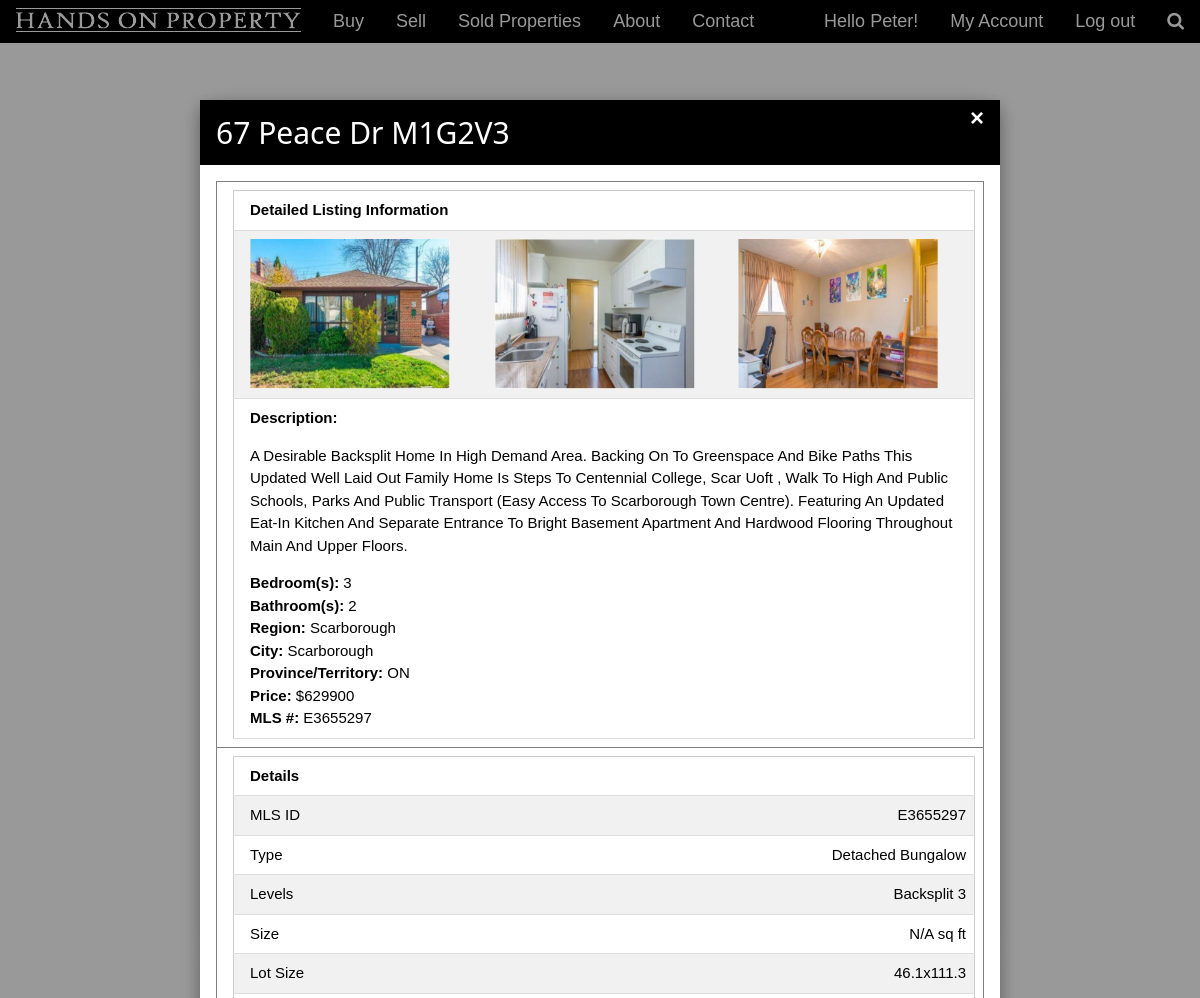
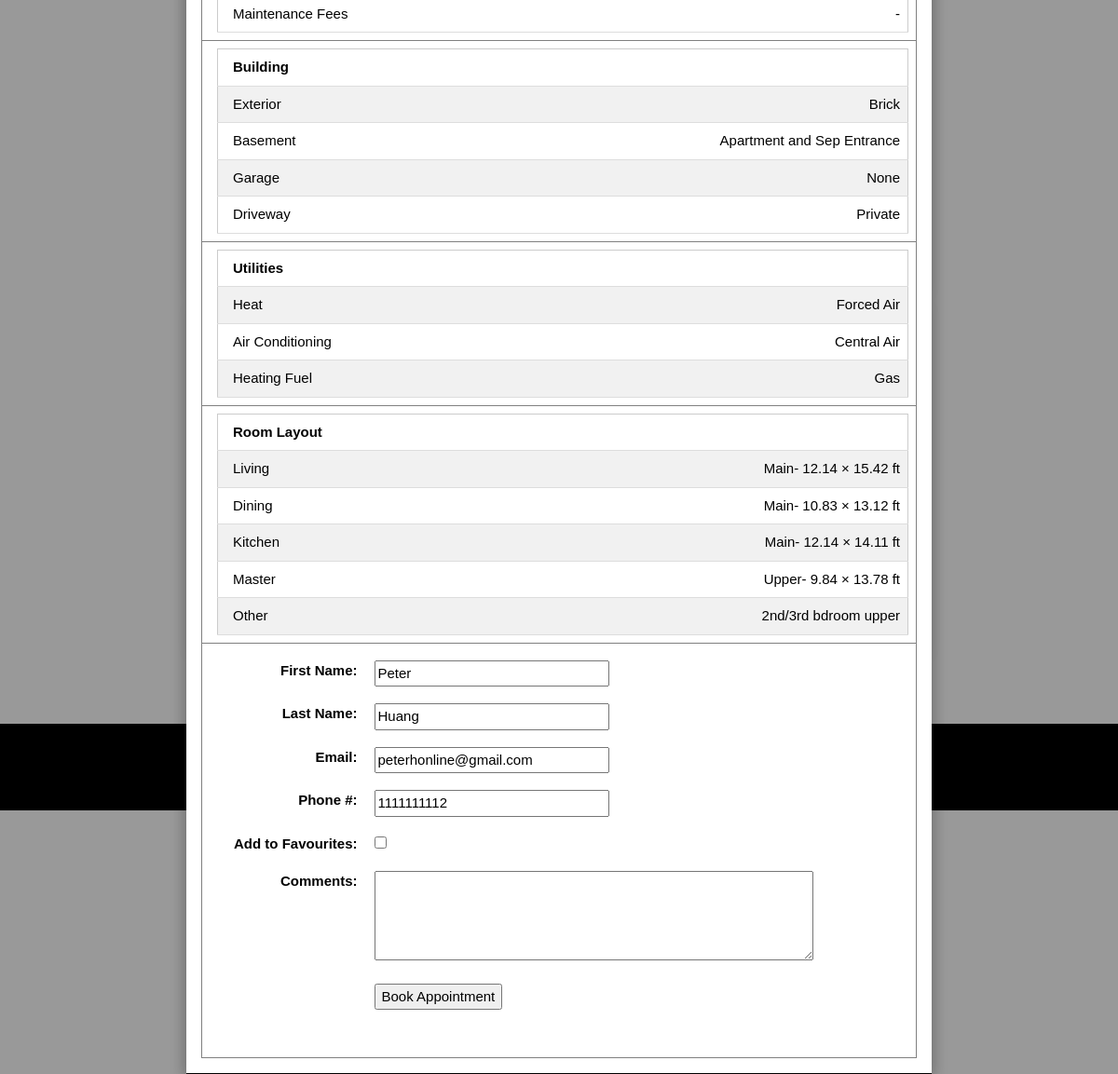
Page /myaccount.php?user=peterhonline@gmail.com&type=favourite_house_listing&action=view&mls_id=E3655297&status=active (signed in) on the committed database (2 pictures, top to bottom).
### tables this page shows
CREATE TABLE IF NOT EXISTS `user` (
  `id` int(9) NOT NULL,
  `first_name` varchar(50) NOT NULL,
  `last_name` varchar(50) NOT NULL,
  `email` varchar(50) NOT NULL,
  `phone_num` varchar(11) NOT NULL,
  `password` varchar(100) NOT NULL,
  `role` varchar(30) NOT NULL
);

CREATE TABLE IF NOT EXISTS `property` (
  `id` int(9) NOT NULL,
  `street_num` int(5) NOT NULL,
  `street_name` varchar(50) NOT NULL,
  `unit_num` varchar(4) NOT NULL,
  `postal_code` varchar(10) NOT NULL,
  `description` varchar(1000) NOT NULL,
  `num_of_bedroom` int(2) NOT NULL,
  `num_of_bathroom` int(2) NOT NULL,
  `region` varchar(50) NOT NULL,
  `city` varchar(50) NOT NULL,
  `province_territory` varchar(50) NOT NULL,
  `price` int(9) NOT NULL,
  `mls_id` varchar(10) NOT NULL,
  `latitude` decimal(11,6) NOT NULL,
  `longitude` decimal(11,6) NOT NULL
);

CREATE TABLE IF NOT EXISTS `property_images` (
  `id` int(11) NOT NULL,
  `image_path` varchar(150) NOT NULL,
  `mls_id` varchar(10) NOT NULL
);

CREATE TABLE IF NOT EXISTS `property_details` (
  `id` int(9) NOT NULL,
  `type` varchar(50) NOT NULL,
  `levels` varchar(50) NOT NULL,
  `size` varchar(10) NOT NULL,
  `lot_size` varchar(10) NOT NULL,
  `maintenance_fee` varchar(10) NOT NULL,
  `mls_id` varchar(10) NOT NULL
);

CREATE TABLE IF NOT EXISTS `property_exterior` (
  `id` int(9) NOT NULL,
  `exterior` varchar(50) NOT NULL,
  `basement` varchar(50) NOT NULL,
  `garage` varchar(50) NOT NULL,
  `driveway` varchar(50) NOT NULL,
  `mls_id` varchar(50) NOT NULL
);

CREATE TABLE IF NOT EXISTS `property_utilities` (
  `id` int(9) NOT NULL,
  `heat` varchar(30) NOT NULL,
  `air_conditioning` varchar(30) NOT NULL,
  `heating_fuel` varchar(30) NOT NULL,
  `mls_id` varchar(10) NOT NULL
);

CREATE TABLE IF NOT EXISTS `property_layout` (
  `id` int(9) NOT NULL,
  `living` varchar(50) NOT NULL,
  `dining` varchar(50) NOT NULL,
  `kitchen` varchar(50) NOT NULL,
  `master` varchar(50) NOT NULL,
  `other` varchar(50) NOT NULL,
  `mls_id` varchar(10) NOT NULL
);

### myaccount.php (the view, shortened to what the rows shown need)
<?php
	include("library.php");
	$email = $_SESSION['user'];
	showHeader("Hands on Property Sell My Account", "", 1 , $email);
	getDetailedListing();
	if(isset($_GET['mls_id']) && isset($_GET['type']) && isset($_GET['action'])){
		if($_GET['type'] == "favourite_house_listing" && $_GET['action'] == "view"){
			echo "
			<script type='text/javascript'>
				var d = document.getElementById('detailedListingModal').style.display='block';
			</script>
			<br />
			";
		}
	}
?>
<div class="w3-content" style="max-height:100%;max-width:2000px;margin-top:0px">
  <div class="w3-container w3-content w3-center w3-padding-64" style="max-width:70%;max-height=100%" id="mypersonalaccount">
	<div class='w3-card-4 w3-margin'>
		<h2 class="w3-wide">Personal Details</h2>
	</div>
	<div class='w3-card-4 w3-margin'>
		<h2 class="w3-wide">Appointments</h2>
		<table class='w3-table-all' border='0'>
			<tr>
				<th>Reference ID</th>
				<th>Property ID</th>
				<th>Appointment Date Submission</th>
				<th>User commments</th>
				<th>Status</th>
				<th>Actions</th>
			</tr>
		</table>
		</div>
	<div class='w3-card-4 w3-margin'>
		<h2 class="w3-wide">Saved Search Property Preferences</h2>
		<table class='w3-table-all' border='0'>
			<tr>
				<th>ID</th>
				<th>Region</th>
				<th>Home Type</th>
				<th>Min Price</th>
				<th>Max Price</th>
				<th>Exterior</th>
				<th>Status</th>
				<th>Actions</th>
			</tr>
		</table>
	</div>
	<div class='w3-card-4 w3-margin'>
		<h2 class="w3-wide">Favourite Property Listings</h2>
		<table class='w3-table-all' border='0'>
			<tr>
				<th>ID</th>
				<th>Property ID</th>
				<th>Status</th>
				<th>Actions</th>
			</tr>
		</table>
		</div>
  </div>
</div>
<?php
	showFooter();
?>

### library.php (shortened to what the rows shown need)
<?php
	function showHeader($title, $body_css, $logout, $username){
		echo "<!DOCTYPE html><html>
		<title>".$title."</title>
		<meta name='viewport' content='width=device-width, initial-scale=1'>
		<link rel='stylesheet' type='text/css' href='./css/w3.css'>
		<link rel='stylesheet' type='text/css' href='./css/kalvin.css'>
		<link rel='stylesheet' href='https://fonts.googleapis.com/icon?family=Material+Icons'>
		<link rel='stylesheet' href='https://cdnjs.cloudflare.com/ajax/libs/font-awesome/4.7.0/css/font-awesome.min.css'>
		";
		echo "
		<script type='text/javascript' src='./js/library.js'></script>
		<script type='text/javascript' src='./js/kalvin.js'></script>
		<body ".$body_css.">
		";
		echo "
			<div class='w3-top'>
			<div class='w3-center'>
				<ul class='w3-navbar w3-black w3-large w3-left-align'>
				  <!--<li class='w3-hide-medium w3-hide-large w3-opennav w3-right'>
					<a class='w3-padding-large' href='javascript:void(0)' onclick='myFunction()' title='Toggle Navigation Menu'><i class='fa fa-bars'></i></a>
				  </li>-->
					<li class='w3-hide-small'><a class='w3-hover-none' href='index.php'><img src='./img/logo.png' border='0' /></a></li>
					<li class='w3-hide-small'><a href='buyproperty.php'>Buy</a></li>
					<li class='w3-hide-small'><a href='sellproperty.php'>Sell</a></li>
					<li class='w3-hide-small'><a href='historylist.php'>Sold Properties</a></li>
					<li class='w3-hide-small'><a href='aboutus.php'>About</a></li>
					<li class='w3-hide-small'><a href='contactus.php'>Contact</a></li>
					<li class='w3-right w3-hide-small'><a href='javascript:void(0)' class='w3-hover-red'><i class='fa fa-search'></i></a>
		";
		if($logout == 0){
			echo "
					<li class='w3-right w3-hide-small'><a href='#' class='w3-hover-red'
						onclick=\"document.getElementById('signUpModal').style.display='block';
						document.forms['SignUpForm']['firstName'].value = '';
						document.forms['SignUpForm']['lastName'].value = '';
						document.forms['SignUpForm']['email'].value = '';
						document.forms['SignUpForm']['phone_num'].value = '';
						document.forms['SignUpForm']['passWord'].value = '';
						document.getElementById('signup_msg').innerHTML = '';
						\">Sign up</a></li>
					<li class='w3-right w3-hide-small'><a href='#' class='w3-hover-red'
							onclick=\"document.getElementById('loginModal').style.display='block';
							document.forms['LoginForm']['userName'].value='';
							document.forms['LoginForm']['passWord'].value='';
							document.getElementById('login_msg').innerHTML='';
						\">Login</a></li>
				</ul>
			</div>
			</div>
			";
		}
		else{
	$db = "";
	$table = "user";
	$server = "localhost";
	$user = "";
	$pass = "";
			$conn = mysqli_connect($server, $user, $pass, $db);
			$query = "select * from $table where email='$username'";
			$results = mysqli_query($conn, $query);
			$value = mysqli_fetch_object($results);
			$firstName = $value->first_name;
			echo "
				<li class='w3-right w3-hide-small'><a href='logout.php'>Log out</a></li>
				<li class='w3-right w3-hide-small'><a href='myaccount.php'>My Account</a></li>
				<li class='w3-right w3-hide-small w3-navitem'>Hello ".$firstName."!</li>
				</ul>
			</div>
			</div>
			";
		}
	}
	function loginModal(){
		function getDetailedListing(){
			if(isset($_GET['mls_id'])){
				$db = "transitc_reo";
				$server = "localhost";
				$user = "transitc_reo";
				$pass = "hopishere";
				$mls_id = $_GET['mls_id'];
				$conn = mysqli_connect($server, $user, $pass, $db);
				$arr = array(array());
				$counter = 0;
				$query_detailed_listing = "select street_num, street_name, postal_code, description, region, city, province_territory, price, num_of_bedroom, num_of_bathroom, latitude, longitude from property where mls_id = '$mls_id'";
				if($results = mysqli_query($conn, $query_detailed_listing)){
					while($row = mysqli_fetch_row($results)){
					$arr[$counter][0] = $row[10];
					$arr[$counter][1] = $row[11];
					$counter++;
					echo "
					<div id=\"detailedListingModal\" class=\"w3-modal\">
					<div class=\"w3-modal-content w3-animate-top w3-card-8\" style=\"max-width:800px\">
					  <header class=\"w3-container w3-black\">
						<span onclick=\"document.getElementById('detailedListingModal').style.display='none'\"
						class=\"w3-closebtn\">&times;</span>
						<h2>".$row[0]. " " .$row[1]. " " .$row[2]. "</h2>
					  </header>
					  <div class=\"w3-container w3-padding-16 w3-center\">
					  <table class='w3-table' border='1'>
					  ";
					echo "<tr><td>
								<table class='w3-table-all' style='width:100%'>
								<tr>
									<td colspan='3'><b>Detailed Listing Information</b></td>
								</tr>
								<tr>
					";
							$image_query = "select image_path from property_images where mls_id = '$mls_id'";
							if($image_results = mysqli_query($conn, $image_query)){
								while($image_row = mysqli_fetch_row($image_results)){
								$image_path = $image_row[0];
								echo "<td><img src='$image_path' width='200' height='150' /></td>";
							}
						}
					echo "
									<tr>
										<td colspan='3'>
										<b>Description: </b>
										<p>".$row[3]."</p>
										<b>Bedroom(s): </b>".$row[8]."<br />
										<b>Bathroom(s): </b>".$row[9]."<br />
										<b>Region: </b>".$row[4]."<br />
										<b>City: </b>".$row[5]."<br />
										<b>Province/Territory: </b>".$row[6]."<br />
										<b>Price: </b>$".$row[7]."<br />
										<b>MLS #: </b>".$mls_id."<br />
										</td>
									</tr>
									</table>
					</td></tr>";
					}
				}
				$query_detailed_listing = "select mls_id, type, levels, size, lot_size, maintenance_fee from property_details where mls_id = '$mls_id'";
				if($results = mysqli_query($conn, $query_detailed_listing)){
					while($row = mysqli_fetch_row($results)){
						echo "<tr>
							<td>
								<table class='w3-table-all' style='width:100%'>
									<tr>
										<td colspan='2'><b>Details</b></td>
									</tr>
									<tr><td class='w3-left'>MLS ID</td>
										<td class='w3-right'>".$row[0]."</td>
									</tr>
									<tr><td class='w3-left'>Type</td>
										<td class='w3-right'>".$row[1]."</td>
									</tr>
									<tr><td class='w3-left'>Levels</td>
										<td class='w3-right'>".$row[2]."</td>
									</tr>
									<tr><td class='w3-left'>Size</td>
										<td class='w3-right'>".$row[3]."</td>
									</tr>
									<tr><td class='w3-left'>Lot Size</td>
										<td class='w3-right'>".$row[4]."</td>
									</tr>
									<tr><td class='w3-left'>Maintenance Fees</td>
										<td class='w3-right'>".$row[5]."</td>
									</tr>
								</table>
							</td>
							</tr>
						";
					}
				}
				$query_detailed_exterior = "select exterior, basement, garage, driveway from property_exterior where mls_id = '$mls_id'";
				if($results = mysqli_query($conn, $query_detailed_exterior)){
					while($row = mysqli_fetch_row($results)){
						echo "<tr>
							<td>
								<table class='w3-table-all' style='width:100%'>
									<tr>
										<td colspan='2'><b>Building</b></td>
									</tr>
									<tr><td class='w3-left'>Exterior</td>
										<td class='w3-right'>".$row[0]."</td>
									</tr>
									<tr><td class='w3-left'>Basement</td>
										<td class='w3-right'>".$row[1]."</td>
									</tr>
									<tr><td class='w3-left'>Garage</td>
										<td class='w3-right'>".$row[2]."</td>
									</tr>
									<tr><td class='w3-left'>Driveway</td>
										<td class='w3-right'>".$row[3]."</td>
									</tr>
								</table>
							</td>
							</tr>
						";
					}
				}
				$query_detailed_utilities = "select heat, air_conditioning, heating_fuel from property_utilities where mls_id = '$mls_id'";
				if($results = mysqli_query($conn, $query_detailed_utilities)){
					while($row = mysqli_fetch_row($results)){
						echo "<tr>
							<td>
								<table class='w3-table-all' style='width:100%'>
									<tr>
										<td colspan='2'><b>Utilities</b></td>
									</tr>
									<tr><td class='w3-left'>Heat</td>
										<td class='w3-right'>".$row[0]."</td>
									</tr>
									<tr><td class='w3-left'>Air Conditioning</td>
										<td class='w3-right'>".$row[1]."</td>
									</tr>
									<tr><td class='w3-left'>Heating Fuel</td>
										<td class='w3-right'>".$row[2]."</td>
									</tr>
								</table>
							</td>
							</tr>
						";
					}
				}
				$query_detailed_layout = "select living, dining, kitchen, master, other from property_layout where mls_id = '$mls_id'";
				if($results = mysqli_query($conn, $query_detailed_layout)){
					while($row = mysqli_fetch_row($results)){
						echo "<tr>
							<td>
								<table class='w3-table-all' style='width:100%'>
									<tr>
										<td colspan='2'><b>Room Layout</b></td>
									</tr>
									<tr><td class='w3-left'>Living</td>
										<td class='w3-right'>".$row[0]."</td>
									</tr>
									<tr><td class='w3-left'>Dining</td>
										<td class='w3-right'>".$row[1]."</td>
									</tr>
									<tr><td class='w3-left'>Kitchen</td>
										<td class='w3-right'>".$row[2]."</td>
									</tr>
									<tr><td class='w3-left'>Master</td>
										<td class='w3-right'>".$row[3]."</td>
									</tr>
									<tr><td class='w3-left'>Other</td>
										<td class='w3-right'>".$row[4]."</td>
									</tr>
								</table>
							</td>
							</tr>
						";
					}
				}
					echo "</table>
					  </div>
					  <footer class=\"w3-container w3-black\">
					  </footer>
					</div>
				  </div>
				  ";
				  return $arr;
			}
		}
	}
	function showFooter(){
		echo
		"</body>
		</html>
		";
	}
?>

### rows in the picture
user: first_name "Peter"
property: street_num "67", street_name "Peace Dr", postal_code "M1G2V3", description "A Desirable Backsplit Home In High Demand Area. Backing On To Greenspace And Bike Paths This Updated Well Laid Out Family Home Is Steps To Centennial College, Scar Uoft , Walk To High And Public Schools, Parks And Public Transport (Easy Access To Scarborough Town Centre). Featuring An Updated Eat-In Kitchen And Separate Entrance To Bright Basement Apartment And Hardwood Flooring Throughout Main And Upper Floors.", num_of_bedroom "3", num_of_bathroom "2", region "Scarborough", city "Scarborough", province_territory "ON", price "629900"
property_images: image_path (picture)
property_images: image_path (picture)
property_images: image_path (picture)
property_details: mls "E3655297", type "Detached Bungalow", levels "Backsplit 3", size "N/A sq ft", lot_size "46.1x111.3", maintenance_fee "-"
property_exterior: exterior "Brick", basement "Apartment and Sep Entrance", garage "None", driveway "Private"
property_utilities: heat "Forced Air", air_conditioning "Central Air", heating_fuel "Gas"
property_layout: living "Main- 12.14 × 15.42 ft", dining "Main- 10.83 × 13.12 ft", kitchen "Main- 12.14 × 14.11 ft", master "Upper- 9.84 × 13.78 ft", other "2nd/3rd bdroom upper"
